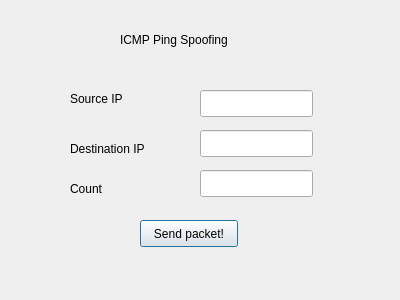
<?xml version="1.0" encoding="UTF-8"?>
<ui version="4.0">
 <class>Dialog</class>
 <widget class="QDialog" name="Dialog">
  <property name="geometry">
   <rect>
    <x>0</x>
    <y>0</y>
    <width>400</width>
    <height>300</height>
   </rect>
  </property>
  <property name="windowTitle">
   <string>Dialog</string>
  </property>
  <widget class="QLineEdit" name="lineEdit">
   <property name="geometry">
    <rect>
     <x>200</x>
     <y>90</y>
     <width>113</width>
     <height>27</height>
    </rect>
   </property>
  </widget>
  <widget class="QLineEdit" name="lineEdit_2">
   <property name="geometry">
    <rect>
     <x>200</x>
     <y>130</y>
     <width>113</width>
     <height>27</height>
    </rect>
   </property>
  </widget>
  <widget class="QPushButton" name="attack">
   <property name="geometry">
    <rect>
     <x>140</x>
     <y>220</y>
     <width>98</width>
     <height>27</height>
    </rect>
   </property>
   <property name="text">
    <string>Send packet!</string>
   </property>
  </widget>
  <widget class="QLabel" name="label">
   <property name="geometry">
    <rect>
     <x>70</x>
     <y>90</y>
     <width>66</width>
     <height>17</height>
    </rect>
   </property>
   <property name="text">
    <string>Source IP</string>
   </property>
  </widget>
  <widget class="QLabel" name="label_2">
   <property name="geometry">
    <rect>
     <x>70</x>
     <y>140</y>
     <width>101</width>
     <height>17</height>
    </rect>
   </property>
   <property name="text">
    <string>Destination IP</string>
   </property>
  </widget>
  <widget class="QLabel" name="label_3">
   <property name="geometry">
    <rect>
     <x>120</x>
     <y>30</y>
     <width>191</width>
     <height>20</height>
    </rect>
   </property>
   <property name="text">
    <string>ICMP Ping Spoofing</string>
   </property>
  </widget>
  <widget class="QLineEdit" name="lineEdit_3">
   <property name="geometry">
    <rect>
     <x>200</x>
     <y>170</y>
     <width>113</width>
     <height>27</height>
    </rect>
   </property>
   <property name="text">
    <string/>
   </property>
  </widget>
  <widget class="QLabel" name="label_4">
   <property name="geometry">
    <rect>
     <x>70</x>
     <y>180</y>
     <width>101</width>
     <height>17</height>
    </rect>
   </property>
   <property name="text">
    <string>Count</string>
   </property>
  </widget>
 </widget>
 <resources/>
 <connections/>
</ui>
